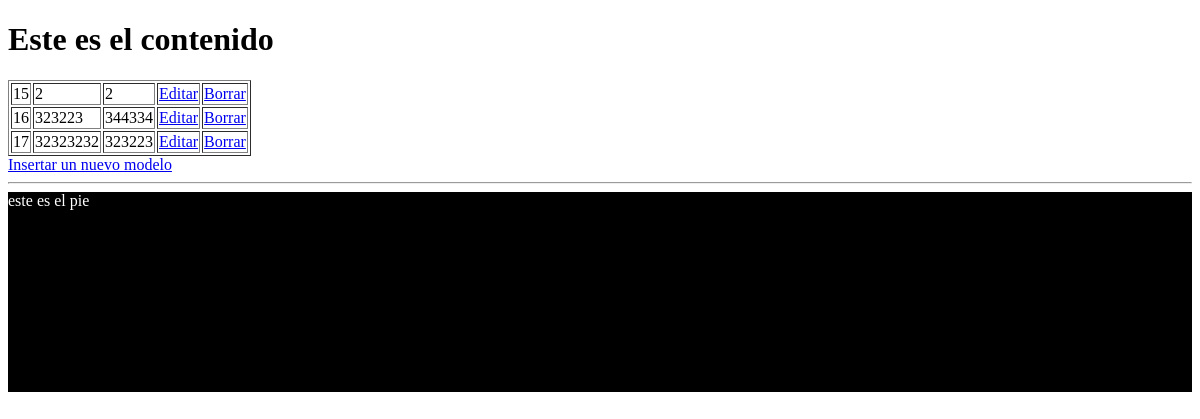
/listado/, run on an earlier commit of the app's database.
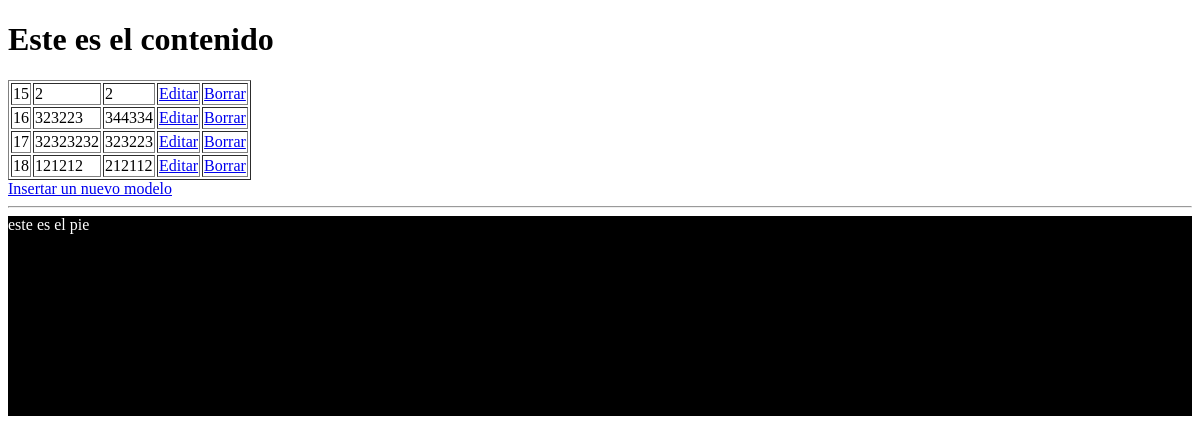
And on a later commit of the database.
### calculadora_app/models.py (models this page shows)
class ModeloEjemplo(models.Model):
    id1 = models.CharField(max_length=50)
    id2 = models.CharField(max_length=50)

### calculadora_app/views.py (the view)
# urls.py: path('listado/',calculadora_app.views.ClaseListado.as_view(),name='listado'),
class ClaseListado(View):
    def get(self,request):
        contexto={'modelos':ModeloEjemplo.objects.all()}
        return render(request,'listado.html',contexto)

### templates/listado.html
{% extends 'mitemplate.html' %}
{% block contenido %}
<table border="1">
    {% for modelo in modelos %}
    <tr>
        <td>{{ modelo.id }} </td>
        <td>{{ modelo.id1 }} </td>
        <td>{{ modelo.id2 }} </td>
        <td><a href="/formeditar/{{ modelo.id }}">Editar</a> </td>
    <td><a href="/formborrar/{{ modelo.id }}" onclick="return confirm('Are you sure?')">Borrar</a> </td>
    </tr>
    {% endfor %}
</table>
<a href="/form/">Insertar un nuevo modelo</a>
{% endblock %}
{% block pie %}
este es el pie
{% endblock %}

### templates/mitemplate.html (shortened to what this page needs)
<!DOCTYPE html>
<html lang="en">
<head>
</head>
<body>
    <h1>Este es el contenido</h1>
    {% block contenido %}
    {% endblock %}
    <hr/>
<div style="background-color: black;color:white; height: 200px">
    {% block pie %}
    {% endblock %}
</div>
</body>
</html>

What changed in the data, as far as the page shows it:
added ModeloEjemplo: id "18", id1 "121212", id2 "212112"
